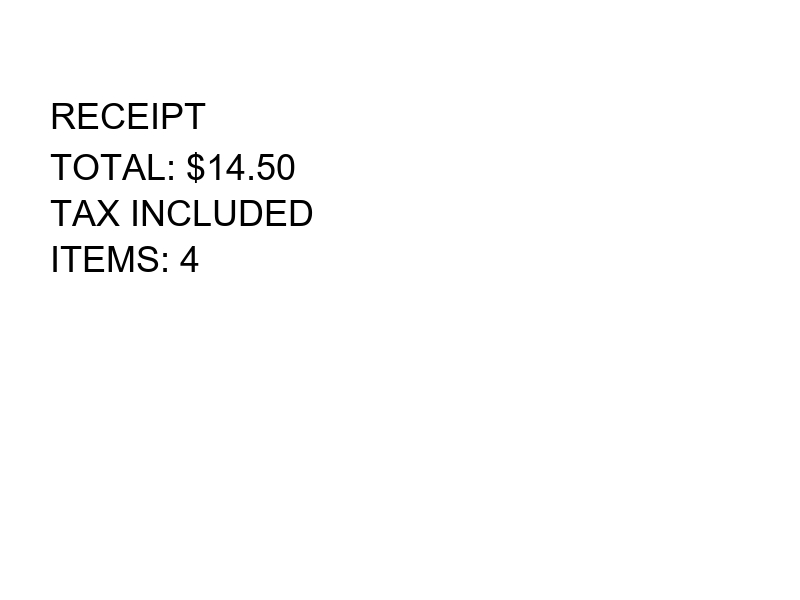
#> input picture test/cross_domain_data/generic_receipt.png, 800 x 600 px; its folder holds only this picture in this run
$ python -i codefining.py   (imports and definitions only)
#> lines starting #> are read from the running program, lines starting #| are printed output that depends on the picture; after the words box and inside, x2 and y2 are one past the last pixel; in counts of white or black regions, pixels touching at a corner belong together
#> further down, picture is the input picture: shape (600, 800); min 0, max 255, mean 251.6
"""
Shifu-OCR v2 — The Co-Defining Engine
=======================================

Core principle: The cup defines the content. The content defines the cup.

In v1, character recognition and word reading were separate layers.
Characters were recognized in isolation, then assembled into words.
That's like building a cup and then pouring water — they don't
know about each other.

In v2, they co-define:
- A character's landscape is reshaped by its NEIGHBORS
  (what characters tend to appear next to it)
- A word constrains which characters are plausible at each position
- Clinical context constrains which words are plausible
- And it flows BACKWARDS too: if the word must be "SODIUM",
  the 5th character MUST be "U", even if the landscape says "V"

The container shapes the content. The content shapes the container.
Soft enough to adapt. Rigid enough to reject molten lava.
"""

import numpy as np
from PIL import Image, ImageDraw, ImageFont, ImageFilter
from scipy import ndimage
from skimage import morphology, filters
from collections import defaultdict
import json, os, re
import warnings
# [1 line not run here, left out]


# =============================================================================
# MEDIUM DISPLACEMENT PIPELINE (stable)
# =============================================================================

def estimate_background(img, k=25):
    return filters.gaussian(morphology.closing(img, morphology.disk(k)), sigma=k/2)

def compute_displacement(img, bg):
    d = bg.astype(float) - img.astype(float)
    r = d.max() - d.min()
    return (d - d.min()) / r if r > 0 else d * 0

def detect_perturbation(disp, thresh=0.25):
    return morphology.remove_small_objects(disp > thresh, min_size=8).astype(np.uint8)

def extract_region(binary, pad=3):
    coords = np.argwhere(binary > 0)
    if len(coords) == 0: return binary
    r0, c0 = np.maximum(coords.min(axis=0) - pad, 0)
    r1, c1 = np.minimum(coords.max(axis=0) + pad, np.array(binary.shape) - 1)
    return binary[r0:r1+1, c0:c1+1]

def normalize_region(region, size=(64, 64)):
    img = Image.fromarray((region * 255).astype(np.uint8)).resize(size, Image.NEAREST)
    return (np.array(img) > 127).astype(np.uint8)

def image_to_binary(char_img, bg_kernel=15):
    bg = estimate_background(char_img, k=bg_kernel)
    disp = compute_displacement(char_img, bg)
    return detect_perturbation(disp), disp


# =============================================================================
# FEATURE EXTRACTION
# =============================================================================

FEATURE_NAMES = (
    ['components', 'holes', 'euler', 'displacement_ratio',
     'v_symmetry', 'h_symmetry', 'v_center', 'h_center'] +
    [f'quad_{q}' for q in ['TL', 'TR', 'BL', 'BR']] +
    [f'hproj_{i}' for i in range(6)] +
    [f'vproj_{i}' for i in range(6)] +
    [f'hcross_{i}' for i in range(6)] +
    [f'vcross_{i}' for i in range(6)] +
    ['endpoints', 'junctions']
)

def extract_features(br):
    h, w = br.shape
    feats = []
    padded = np.pad(br, 1, mode='constant', constant_values=0)
    _, nfg = ndimage.label(padded)
    _, nbg = ndimage.label(1 - padded)
    holes = nbg - 1
    feats.extend([float(nfg), float(holes), float(nfg - holes)])
    feats.append(float(np.mean(br)))
    feats.append(float(np.mean(br == np.fliplr(br))) if w >= 2 else 1.0)
    feats.append(float(np.mean(br == np.flipud(br))) if h >= 2 else 1.0)
    total = br.sum()
    if total > 0 and h > 0 and w > 0:
        rows, cols = np.arange(h).reshape(-1, 1), np.arange(w).reshape(1, -1)
        feats.append(float((br * rows).sum() / (total * h)))
        feats.append(float((br * cols).sum() / (total * w)))
    else:
        feats.extend([0.5, 0.5])
    mh, mw = h // 2, w // 2
    quads = [
        float(br[:mh, :mw].mean()) if mh > 0 and mw > 0 else 0,
        float(br[:mh, mw:].mean()) if mh > 0 else 0,
        float(br[mh:, :mw].mean()) if mw > 0 else 0,
        float(br[mh:, mw:].mean()),
    ]
    qt = sum(quads)
    feats.extend([q / qt if qt > 0 else 0.25 for q in quads])
    for axis in [1, 0]:
        raw = br.mean(axis=axis)
        proj = np.zeros(6)
        bw = max(1, len(raw) // 6)
        for i in range(6):
            s, e = i * bw, min((i + 1) * bw, len(raw))
            if s < len(raw): proj[i] = raw[s:e].mean()
        pt = proj.sum()
        if pt > 0: proj /= pt
        feats.extend(proj.tolist())
    for axis in [0, 1]:
        for i in range(6):
            if axis == 0:
                idx = min(int((i + 0.5) * h / 6), h - 1)
                line = br[idx, :]
            else:
                idx = min(int((i + 0.5) * w / 6), w - 1)
                line = br[:, idx]
            feats.append(float(np.abs(np.diff(line.astype(int))).sum() / 2))
    if h >= 4 and w >= 4 and br.sum() >= 10:
        try:
            skel = morphology.skeletonize(br.astype(bool))
            nc = ndimage.convolve(skel.astype(int), np.ones((3, 3), dtype=int),
                                   mode='constant') - skel.astype(int)
            _, n_ep = ndimage.label(skel & (nc == 1))
            _, n_jp = ndimage.label(skel & (nc >= 3))
            feats.extend([float(n_ep), float(n_jp)])
        except Exception:
            feats.extend([0.0, 0.0])
    else:
        feats.extend([0.0, 0.0])
    return np.array(feats, dtype=float)


# =============================================================================
# FLUID LANDSCAPE (v2: co-defining)
# =============================================================================

class Landscape:
    """A character's identity as a fluid probability terrain."""

    # [56 lines left out: functions __init__, absorb, fit, rejection_score, to_dict, from_dict, not called in this run]


# =============================================================================
# WORD LANDSCAPE — Words as containers that constrain characters
# =============================================================================

class WordLandscape:
    """
    A word is a CONTAINER. Its shape constrains what characters
    can appear inside it.

    We don't store the word as a string. We store its SHAPE:
    - Length
    - Character-level topological sequence (holes pattern)
    - First/last character topology
    - Proportional width pattern

    "SODIUM" and "50DIUM" have the same shape except position 1.
    If we know the word should be "SODIUM", position 1 is constrained
    to characters that have 0 holes and low displacement — ruling out
    "5" in favor of "S".
    """

    # [44 lines left out: functions __init__, constrain, not called in this run]


# =============================================================================
# CLINICAL VOCABULARY — The semantic containers
# =============================================================================

# OCR confusion costs
CONFUSIONS = {
    ('0','o'):0.1, ('1','l'):0.2, ('1','i'):0.2, ('l','i'):0.2,
    ('5','s'):0.3, ('2','z'):0.4, ('8','b'):0.3, ('6','g'):0.4,
    ('m','n'):0.4, ('u','v'):0.5, ('c','e'):0.5, ('r','n'):0.3,
    ('d','o'):0.3,
}

# [12 lines left out: function ocr_distance, not called in this run]

# Clinical vocabulary
CLINICAL_WORDS = set()
CLINICAL_VOCAB = {
    'exam': ['mental','status','cranial','nerves','motor','sensory','reflexes',
             'coordination','gait','cerebellar','examination','neurological'],
    'cranial': ['intact','normal','pupil','pupils','reactive','perrla','extraocular',
                'movements','facial','symmetry','nystagmus','diplopia','ptosis',
                'papilledema','optic','fields','visual','fundoscopy'],
    'motor': ['power','tone','bulk','strength','weakness','spasticity','rigidity',
              'flaccid','atrophy','fasciculations','tremor','proximal','distal',
              'upper','lower','limb','limbs','hemiparesis','paraparesis'],
    'sensory': ['sensation','light','touch','pinprick','vibration','proprioception',
                'temperature','numbness','tingling','paresthesia','intact','reduced'],
    'reflexes': ['biceps','triceps','brachioradialis','knee','ankle','patellar',
                 'achilles','plantar','babinski','clonus','brisk','absent',
                 'upgoing','downgoing','hyperreflexia','hyporeflexia','areflexia'],
    'medications': ['levetiracetam','valproate','carbamazepine','phenytoin',
                    'lamotrigine','topiramate','gabapentin','pregabalin',
                    'levodopa','carbidopa','rotigotine','pramipexole',
                    'aspirin','clopidogrel','warfarin','heparin','rivaroxaban',
                    'apixaban','prednisolone','dexamethasone','paracetamol',
                    'ibuprofen','omeprazole','metformin','insulin','atorvastatin',
                    'amitriptyline','propranolol','diazepam','lorazepam',
                    'furosemide','amlodipine','mannitol','alteplase','metoprolol'],
    'general': ['patient','history','diagnosis','treatment','admitted','discharged',
                'presents','blood','pressure','heart','rate','respiratory',
                'temperature','oxygen','saturation','normal','abnormal',
                'positive','negative','present','absent','mild','moderate',
                'severe','acute','chronic','right','left','bilateral','no','yes'],
    'labs': ['hba1c','glucose','sodium','potassium','creatinine','hemoglobin',
             'wbc','platelets','inr','crp','esr','tsh','albumin','calcium',
             'magnesium','phosphate','urea','bilirubin','alt','ast','alp'],
}

# [2 lines not run here, left out]

LAB_RANGES = {
    'hba1c': (4.0, 15.0), 'glucose': (1.0, 50.0), 'sodium': (100, 180),
    'potassium': (1.5, 9.0), 'creatinine': (20, 2000), 'hemoglobin': (3.0, 25.0),
    'wbc': (0.1, 100.0), 'platelets': (5, 1500), 'inr': (0.5, 10.0),
}


# =============================================================================
# THE CO-DEFINING ENGINE
# =============================================================================

class ShifuOCR_v2:
    """
    Shifu-OCR v2: Structure and content co-define each other.

    Characters → constrained by word context
    Words → constrained by clinical context
    Clinical context → informed by recognized words

    Everything flows both ways. Nothing is rigid.
    Soft enough to adapt. Rigid enough to reject.
    """

    def __init__(self):
        self.landscapes = {}
        self.word_templates = {}  # Known word shapes
        self.total_predictions = 0
        self.total_correct = 0

    # --- Training ---

    # [28 lines left out: functions train_character, train_from_fonts, train_word_template, not called in this run]

    # --- Character Prediction ---

    def predict_character(self, grayscale_image, top_k=10):
        binary, _ = image_to_binary(grayscale_image)
        region = normalize_region(extract_region(binary))
        fv = extract_features(region)

        scores = []
        for label, land in self.landscapes.items():
            score = land.fit(fv)
            rejection = land.rejection_score(fv)
            scores.append((label, score, fv, rejection))

        scores.sort(key=lambda x: x[1], reverse=True)

        best = scores[0]
        second = scores[1] if len(scores) > 1 else None
        margin = (best[1] - second[1]) if second else 0
        total_range = scores[0][1] - scores[-1][1] if len(scores) > 1 else 1
        confidence = max(0, min(margin / max(abs(total_range), 0.01), 1.0))

        # Rejection check — does this fit ANY landscape well?
        min_rejection = min(s[3] for s in scores)
        rejected = min_rejection > 5.0  # Z-score > 5 = truly alien

        self.total_predictions += 1

        return {
            'predicted': best[0],
            'confidence': confidence,
            'features': fv,
            'candidates': [(s[0], s[1], s[2]) for s in scores[:top_k]],
            'rejected': rejected,
            'min_rejection': min_rejection,
        }

    # --- Word-Level Co-Definition ---

    # [103 lines left out: function read_word, not called in this run]

    # --- Line Reading ---

    def segment_line(self, grayscale_image, min_width=3):
        """Segment a text line into character images."""
#> called with min_width = 3
        from skimage.filters import threshold_otsu
        try:
            thresh = threshold_otsu(grayscale_image)
#> thresh = 135
        except Exception:
            thresh = 128
        binary = (grayscale_image < thresh).astype(np.uint8)
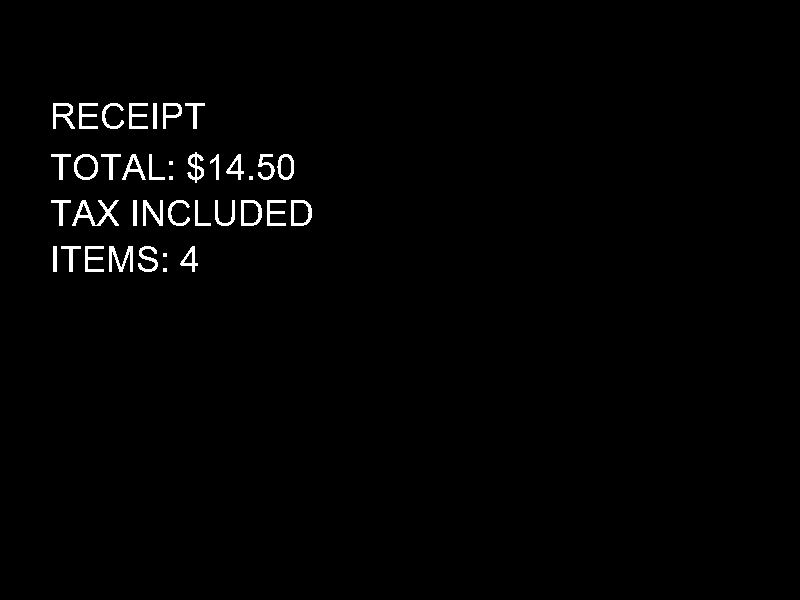
#> binary: shape (600, 800); values 0 (black) and 1 (white), 1.3% white; 38 white regions (5 under 20 px), largest, box (x1, y1, x2, y2) and area: (72, 200, 119, 226) 405, (109, 246, 133, 272) 300, (53, 103, 75, 129) 245
        binary = morphology.remove_small_objects(binary.astype(bool), min_size=5).astype(np.uint8)

        v_proj = binary.sum(axis=0).astype(float)
#> v_proj = 800 values, max 86 at index 195, min 0 at index 0, mean 7.95
        is_ink = v_proj > 0
        segments = []
        in_char = False
        start = 0

        for i in range(len(is_ink)):
            if is_ink[i] and not in_char:
                start = i
                in_char = True
            elif not is_ink[i] and in_char:
                if i - start >= min_width:
                    segments.append((start, i))
                in_char = False
#> this loop made 800 passes
#> (start, in_char) on pass 52: (51, True)
#> in_char on pass 313: False
#> after the loop, in_char = False; segments = [(51, 312)]; start = 51
        if in_char and len(is_ink) - start >= min_width:
            segments.append((start, len(is_ink)))

        char_images = []
        for c_start, c_end in segments:
            col_slice = binary[:, c_start:c_end]
            row_proj = col_slice.sum(axis=1)
            rows_ink = np.where(row_proj > 0)[0]
            if len(rows_ink) == 0:
                continue
            r0 = max(0, rows_ink[0] - 2)
            r1 = min(binary.shape[0], rows_ink[-1] + 3)
            char_crop = grayscale_image[r0:r1, c_start:c_end]
            ch, cw = char_crop.shape
            size = max(ch, cw) + 10
            padded = np.full((size, size), 255, dtype=np.uint8)
            yo, xo = (size - ch) // 2, (size - cw) // 2
            padded[yo:yo+ch, xo:xo+cw] = char_crop
            char_images.append({'image': padded, 'bbox': (r0, c_start, r1, c_end)})
#> this loop made 1 pass
#> (c_start, c_end, r0, r1, ch, cw, size, yo) on pass 1: (51, 312, 101, 274, 173, 261, 271, 49)
#> pass 1, in segment_line, `col_slice = binary[:, c_start:c_end]`:
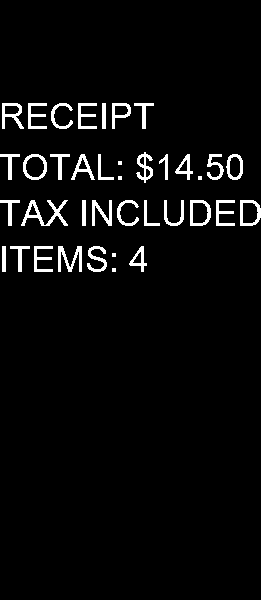
#> col_slice: shape (600, 261); values 0 (black) and 1 (white), 4.1% white; 38 white regions (5 under 20 px), largest, box (x1, y1, x2, y2) and area: (21, 200, 68, 226) 405, (58, 246, 82, 272) 300, (2, 103, 24, 129) 245
#> pass 1, in segment_line, `char_crop = grayscale_image[r0:r1, c_start:c_end]`:
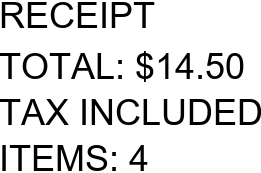
#> char_crop: shape (173, 261); min 0, max 255, mean 219.4
#> after the loop:
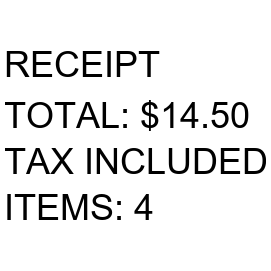
#> padded: shape (271, 271); min 0, max 255, mean 233.1
#> after the loop, char_images = 1 item

        return char_images

    def read_line(self, grayscale_image):
        """
        Full co-defining line reading:
        1. Segment into characters
        2. Predict each character independently (content)
        3. Group into words by gaps
        4. Apply word-level containers (container constrains content)
        5. Apply clinical context (larger container)
        """
        segments = self.segment_line(grayscale_image)
#> segments = 1 item
        if not segments:
            return {'text': '', 'words': [], 'confidence': 0}

        # Detect word boundaries from gaps
        gaps = []
        for i in range(1, len(segments)):
            prev_end = segments[i-1]['bbox'][3]
            curr_start = segments[i]['bbox'][1]
            gaps.append(curr_start - prev_end)
#> this loop made 0 passes
#> after the loop, gaps = []

        if gaps:
            median_gap = max(np.median(gaps), 1)
            space_threshold = median_gap * 1.8
        else:
            space_threshold = 15

        # Predict all characters
        char_preds = []
        for seg in segments:
            pred = self.predict_character(seg['image'])
            char_preds.append(pred)
#> this loop made 1 pass
#> pass 1, in compute_displacement, `d = bg.astype(float) - img.astype(float)`:
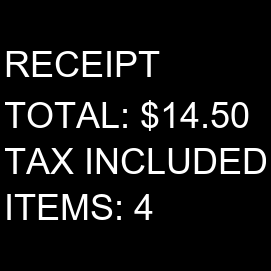
#> d: shape (271, 271) float64; min -254, max 1, mean -232.1; drawn with min black and max white
#> pass 1, in predict_character, `binary, _ = image_to_binary(grayscale_image)`:
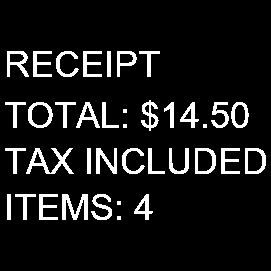
#> binary: shape (271, 271); values 0 (black) and 1 (white), 9.5% white; 38 white regions (5 under 20 px), largest, box (x1, y1, x2, y2) and area: (26, 148, 74, 174) 445, (62, 194, 88, 220) 370, (96, 148, 117, 174) 274
#> after the loop, char_preds = []

        # Group into words
        word_groups = [[0]]  # Start with first char in first word
        for i in range(1, len(segments)):
            prev_end = segments[i-1]['bbox'][3]
            curr_start = segments[i]['bbox'][1]
            if curr_start - prev_end > space_threshold:
                word_groups.append([i])
            else:
                word_groups[-1].append(i)

        # Process each word with co-defining constraints
        words = []
        for group in word_groups:
            word_preds = [char_preds[i] for i in group]
            word_result = self.read_word(word_preds)
            words.append(word_result)

        # Clinical context pass — check numbers against ranges
        context_words = []
        for i, w in enumerate(words):
            text = w['corrected']
            context_words.append(text)

            # Lab range checking
            if re.match(r'^[\d.,]+$', text):
                # Look back for lab name
                for prev in reversed(context_words[:-1]):
                    prev_lower = prev.lower()
                    if prev_lower in LAB_RANGES:
                        lo, hi = LAB_RANGES[prev_lower]
                        try:
                            val = float(text.replace(',', '.'))
                            if not (lo <= val <= hi):
                                # Check missing decimal
                                for dp in range(1, len(text)):
                                    try:
                                        alt = float(text[:dp] + '.' + text[dp:])
                                        if lo <= alt <= hi:
                                            w['flag'] = f'OUT_OF_RANGE: {prev} {val} outside [{lo}-{hi}], suggest {alt}'
                                            break
                                    except Exception:
                                        pass
                        except Exception:
                            pass
                        break

        # Assemble final text
        text = ' '.join(w['corrected'] for w in words)
        avg_conf = np.mean([w['confidence'] for w in words]) if words else 0

        return {
            'text': text,
            'words': words,
            'confidence': avg_conf,
        }

    # --- Rendering ---

    # [59 lines left out: functions _render, render_line, save, load, correct, not called in this run]


# =============================================================================
# DEPLOYMENT TEST
# =============================================================================

FONTS = [
    ('/usr/share/fonts/truetype/dejavu/DejaVuSans.ttf', 'DejaVu Sans'),
    ('/usr/share/fonts/truetype/dejavu/DejaVuSerif.ttf', 'DejaVu Serif'),
    ('/usr/share/fonts/truetype/dejavu/DejaVuSans-Bold.ttf', 'DejaVu Bold'),
    ('/usr/share/fonts/truetype/dejavu/DejaVuSerif-Bold.ttf', 'Serif Bold'),
    ('/usr/share/fonts/truetype/dejavu/DejaVuSansMono.ttf', 'Mono'),
]

TEST_FONTS = [
    ('/usr/share/fonts/truetype/freefont/FreeSans.ttf', 'FreeSans*'),
    ('/usr/share/fonts/truetype/freefont/FreeSerif.ttf', 'FreeSerif*'),
    ('/usr/share/fonts/truetype/freefont/FreeMono.ttf', 'FreeMono*'),
]

ALPHABET = list('ABCDEFGHIJKLMNOPQRSTUVWXYZ')
DIGITS = list('0123456789')
ALL_CHARS = ALPHABET + DIGITS


# [119 lines left out: function main, not called in this run]


# [2 lines not run here, left out]

>>> import cv2
>>> picture = cv2.imread('../test/cross_domain_data/generic_receipt.png', cv2.IMREAD_GRAYSCALE)
#> (the run stopped early here; a loop or call above may not have finished)
